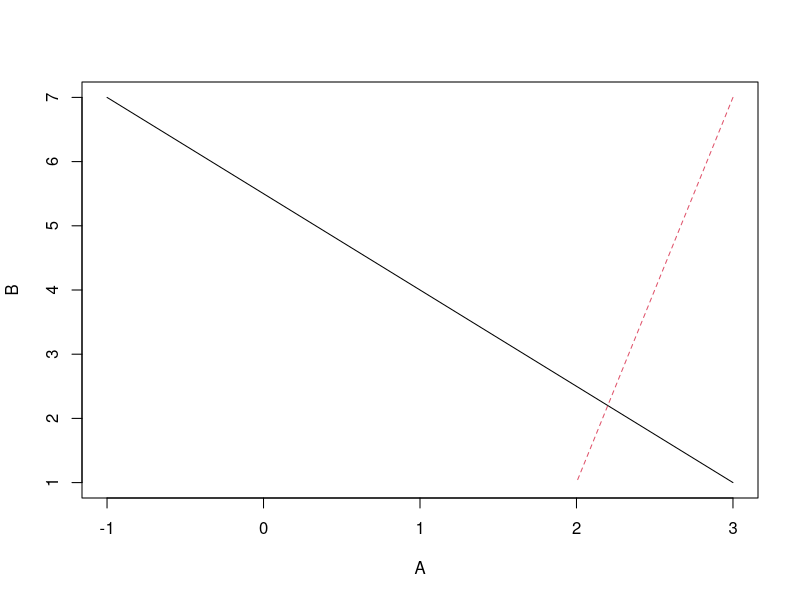

This chart was generated by the following R code: (Note: this script raises an error after producing the figure.)
# Mathematics for Machine Learning and Data Science
# Linear Algebra for Machine Learning and Data Science
# Week 1 - Systems of linear equations
# Lab 2 - Representing Systems of equations as matrices
# 2026-02-04

# 1 Representing system of linear equations using matrices ----

A <- matrix(data = c(-1, 3, 3, 2), ncol = 2, byrow = TRUE)
A

B <- array(c(7, 1))
B

solve(A, B)

det(A)

# 2 Visualising 2x2 systems as plotlines ----

A_system <- cbind(A, B)

matplot(A, B, type = "l")

# 3 System of linear equations with no solutions ----

A_2 <- matrix(c(-1, 3, 3, -9), ncol = 2, byrow = TRUE)
B_2 <- array(c(7, 1))

det(A_2)

solve(A_2, B_2)

# 4 System of linear equations with an infinite number of solutions ----

A_3 <- matrix(c(-1, 3, 3, -9), ncol = 2, byrow = TRUE)
B_3 <- array(c(7, -21))

det(A_3, B_3)

solve(A_3, B_3)

matplot(A_3, B_3, type = "l")
